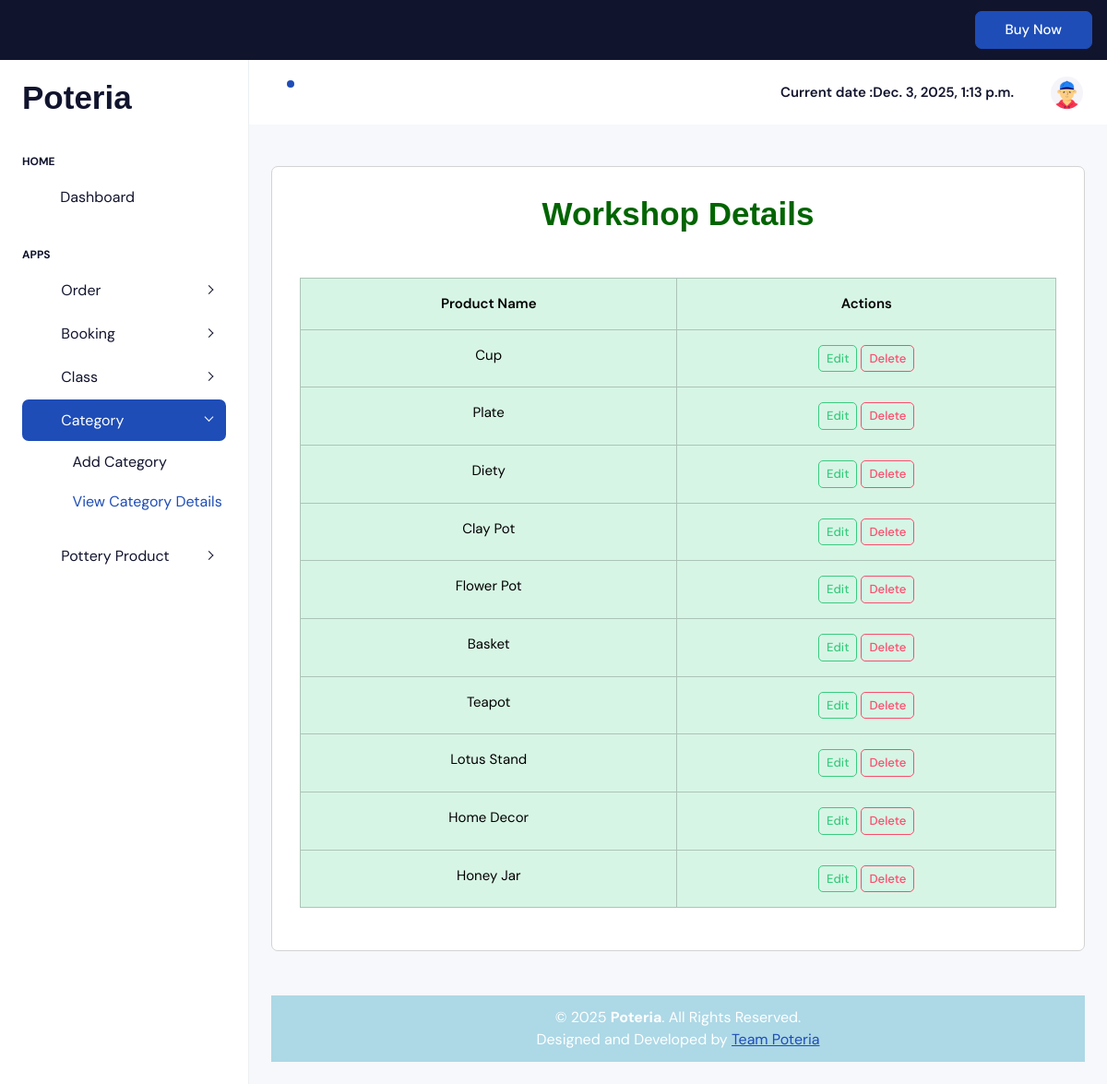
Screenshot of /PoteriaAdmin/displayproduct/ with the database file from the repository.
### Myapp/models.py (models this page shows, shortened)
class productdb(models.Model):
    Product_name=models.CharField(max_length=30,null=True,blank=True)

### Myapp/views.py (the view)
# urls.py: path('displayproduct/', views.displayproduct, name="displayproduct"),
def displayproduct(request):
    date = datetime.datetime.now()
    data=productdb.objects.all()
    return render(request,"displayproduct.html",{'data':data,'date':date})

### Myapp/templates/displayproduct.html (shortened to what this page needs)
<!DOCTYPE html>
<html lang="en">
{% extends 'index.html' %}
{% load static %}
{% block content %}
<head>
</head>
<body>
<div class="container-fluid" style="margin:0px; padding:0px;">
  <div class="card mb-5" style="width:auto; margin:auto; border:1px solid lightgrey; height:auto;">
    <div class="card-body">
      <h1 class="text-center mb-5" style="color:darkgreen; font-size:35px; font-weight:bold; font-family:Arial;">
        Workshop Details
      </h1>
 <div class="table-responsive">
      <table class="table table-bordered table-hover table-success">
        <thead class="table-success text-center">
          <tr>
            <th>Product Name</th>
            <th>Actions</th>
          </tr>
        </thead>
        <tbody class="text-center">
          {% for i in data %}
          <tr>
            <td>{{i.Product_name}}</td>
            <td>
              <a href="{% url 'editproduct' w_id=i.id %}">
                <button type="button" class="btn btn-outline-success btn-sm">Edit</button>
              </a>
              <a href="{% url 'deleteproduct' w_id=i.id %}">
                <button type="button" class="btn btn-outline-danger btn-sm">Delete</button>
              </a>
            </td>
          </tr>
        {% endfor %}
        </tbody>
      </table>
 </div>
    </div>
  </div>
</div>
</body>
</html>
{% endblock %}

### Myapp/templates/index.html (shortened to what this page needs)
<!doctype html>
<html lang="en">
{% load static %}
<head>
  <link rel="stylesheet" href="{% static 'adminsite/assets/css/styles.min.css' %}" />
</head>
<body>
  <div class="page-wrapper" id="main-wrapper" data-layout="vertical" data-navbarbg="skin6" data-sidebartype="full"
    data-sidebar-position="fixed" data-header-position="fixed">
    <div class="app-topstrip bg-dark py-6 px-3 w-100 d-lg-flex align-items-center justify-content-between">
      <div class="d-lg-flex align-items-center gap-2">
        <div class="d-flex align-items-center justify-content-center gap-2">
          <div class="dropdown d-flex">
            <a class="btn btn-primary d-flex align-items-center gap-1 " href="javascript:void(0)" id="drop4"
              data-bs-toggle="dropdown" aria-expanded="false">
              <i class="ti ti-shopping-cart fs-5"></i>
              Buy Now
              <i class="ti ti-chevron-down fs-5"></i>
            </a>
          </div>
        </div>
      </div>
    </div>
    <aside class="left-sidebar">
      <div>
        <div class="brand-logo d-flex align-items-center justify-content-between">
          <a href="{% url 'index' %}" class="text-nowrap logo-img">
            <h1 style="font-family:Arial; font-size:35px; font-weight:bold; margin-top:20px;">Poteria</h1>
          </a>
        </div>
       <nav class="sidebar-nav scroll-sidebar" data-simplebar="">
  <ul id="sidebarnav">
    <li class="nav-small-cap">
      <span class="hide-menu">Home</span>
    </li>
    <li class="sidebar-item">
      <a class="sidebar-link" href="{% url 'index' %}" aria-expanded="false">
        <i class="ti ti-atom"></i>
        <span class="hide-menu">Dashboard</span>
      </a>
    </li>
    <li class="nav-small-cap">
      <span class="hide-menu">Apps</span>
    </li>
    <li class="sidebar-item">
      <a class="sidebar-link has-arrow d-flex justify-content-between align-items-center" href="#orderMenu"
        data-bs-toggle="collapse" aria-expanded="false">
        <div class="d-flex align-items-center gap-3">
          <i class="ti ti-basket"></i>
          <span class="hide-menu">Order</span>
        </div>
      </a>
    </li>
    <li class="sidebar-item">
      <a class="sidebar-link has-arrow d-flex justify-content-between align-items-center" href="#bookingMenu"
        data-bs-toggle="collapse" aria-expanded="false">
        <div class="d-flex align-items-center gap-3">
          <i class="ti ti-calendar"></i>
          <span class="hide-menu">Booking</span>
        </div>
      </a>
    </li>
    <li class="sidebar-item">
      <a class="sidebar-link has-arrow d-flex justify-content-between align-items-center" href="#categoryMenu"
        data-bs-toggle="collapse" aria-expanded="false">
        <div class="d-flex align-items-center gap-3">
          <i class="ti ti-chart-donut-3"></i>
          <span class="hide-menu">Class</span>
        </div>
      </a>
    </li>
      <li class="sidebar-item">
      <a class="sidebar-link has-arrow d-flex justify-content-between align-items-center"
        data-bs-toggle="collapse" aria-expanded="false">
        <div class="d-flex align-items-center gap-3">
          <i class="ti ti-chart-donut-3"></i>
          <span class="hide-menu">Category</span>
        </div>
      </a>
      <ul class="collapse first-level list-unstyled ms-3">
        <li class="sidebar-item">
          <a href="{% url 'product' %}" class="sidebar-link">
            <i class="ti ti-circle"></i> Add Category
          </a>
        </li>
        <li class="sidebar-item">
          <a href="{% url 'displayproduct' %}" class="sidebar-link">
            <i class="ti ti-circle"></i> View Category Details
          </a>
        </li>
      </ul>
    </li>
      <li class="sidebar-item">
      <a class="sidebar-link has-arrow d-flex justify-content-between align-items-center"
        data-bs-toggle="collapse" aria-expanded="false">
        <div class="d-flex align-items-center gap-3">
          <i class="ti ti-chart-donut-3"></i>
          <span class="hide-menu">Pottery Product</span>
        </div>
      </a>
    </li>
  </ul>
</nav>
      </div>
    </aside>
    <div class="body-wrapper">
      <header class="app-header">
        <nav class="navbar navbar-expand-lg navbar-light">
          <ul class="navbar-nav">
            <li class="nav-item dropdown">
              <a class="nav-link " href="javascript:void(0)" id="drop1" data-bs-toggle="dropdown" aria-expanded="false">
                <i class="ti ti-bell"></i>
                <div class="notification bg-primary rounded-circle"></div>
              </a>
            </li>
          </ul>
          <div class="navbar-collapse justify-content-end px-0" id="navbarNav">
            <ul class="navbar-nav flex-row ms-auto align-items-center justify-content-end">
                <li class="nav-item me-4">
      <span id="current-date" class="fw-semibold text-dark" style="font-size:15px;">Current date :{{date}}</span>
    </li>
              <li class="nav-item dropdown">
                <a class="nav-link " href="javascript:void(0)" id="drop2" data-bs-toggle="dropdown"
                  aria-expanded="false">
                  <img src="{% static 'adminsite/assets/images/profile/user-1.jpg' %}" alt="" width="35" height="35"
                    class="rounded-circle">
                </a>
              </li>
            </ul>
          </div>
        </nav>
      </header>
      <div class="body-wrapper-inner">
        <div class="container-fluid">
          {% block content %}{% endblock %}
          <div class="py-6 px-6 text-center container-fluid" style="background-color:lightblue; color:#ffffff;">
            <p class="mb-0 fs-4">
              © 2025 <strong>Poteria</strong>. All Rights Reserved. <br>
              Designed and Developed by <a href="#" class="text-primary text-decoration-underline"
                style="color:#00bcd4;">Team Poteria</a>
            </p>
          </div>
</body>
</html>

### rows the page displays
productdb: Product_name "Cup"
productdb: Product_name "Plate"
productdb: Product_name "Diety"
productdb: Product_name "Clay Pot"
productdb: Product_name "Flower Pot"
productdb: Product_name "Basket"
productdb: Product_name "Teapot"
productdb: Product_name "Lotus Stand"
productdb: Product_name "Home Decor"
productdb: Product_name "Honey Jar"

### other values shown
{{ date }} "Dec. 3, 2025, 1:13 p.m."
